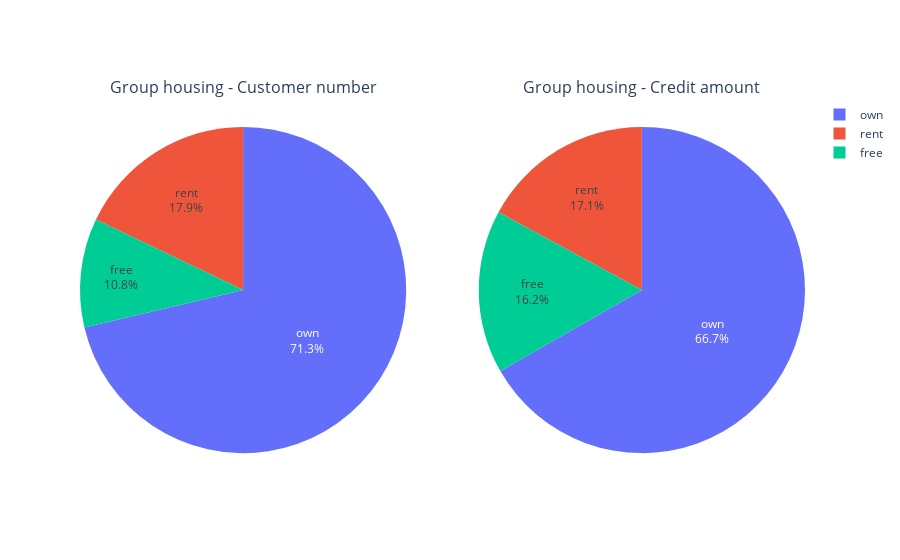

This figure's notebook cell:
### Code cell
# Tạo subplot với 1 hàng và 2 cột
fig = make_subplots(
    rows=1, cols=2, 
    subplot_titles=('Group housing - Customer number', 'Group housing - Credit amount'), 
    specs=[[{'type':'domain'}, {'type':'domain'}]])

# Tạo biểu đồ pie đầu tiên
fig1 = px.pie(
    df, 
    values=y1, 
    names=x)
fig.add_trace(fig1.data[0], 1, 1)

# Tạo biểu đồ pie thứ hai
fig2 = px.pie(
    df, 
    values=y2, 
    names=x)
fig.add_trace(fig2.data[0], 1, 2)

# Cập nhật vị trí và thông tin của text
fig.update_traces(textposition='inside', textinfo='percent+label')

fig.show()

### Figure 1 — Plotly figure (JSON) as saved in the notebook; plotly's stock layout.template omitted (floating-point values rounded to 4 significant figures)
{"data": [{"domain": {"x": [0, 0.45], "y": [0, 1]}, "hovertemplate": "label=%{label}<br>value=%{value}<extra></extra>", "labels": ["own", "rent", "free"], "legendgroup": "", "name": "", "showlegend": true, "textinfo": "percent+label", "textposition": "inside", "type": "pie", "values": [713, 179, 108]}, {"domain": {"x": [0.55, 1], "y": [0, 1]}, "hovertemplate": "label=%{label}<br>value=%{value}<extra></extra>", "labels": ["own", "rent", "free"], "legendgroup": "", "name": "", "showlegend": true, "textinfo": "percent+label", "textposition": "inside", "type": "pie", "values": [2182450, 558937, 529871]}], "layout": {"annotations": [{"font": {"size": 16}, "showarrow": false, "text": "Group housing - Customer number", "x": 0.225, "xanchor": "center", "xref": "paper", "y": 1, "yanchor": "bottom", "yref": "paper"}, {"font": {"size": 16}, "showarrow": false, "text": "Group housing - Credit amount", "x": 0.775, "xanchor": "center", "xref": "paper", "y": 1, "yanchor": "bottom", "yref": "paper"}]}}
